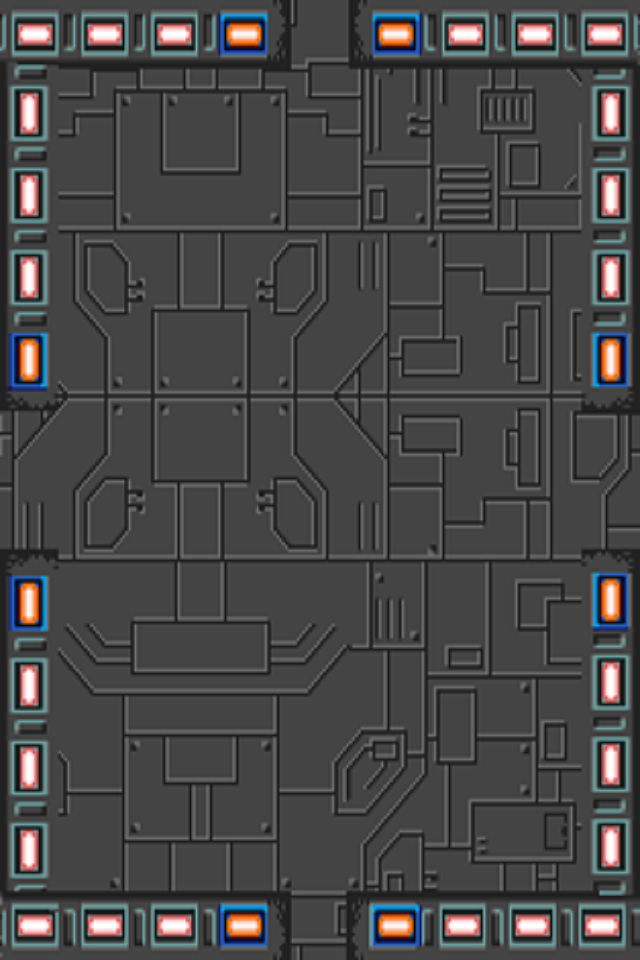

This game map was drawn from its Tiled (.tmx) file and the tilesets committed beside it. A one-line description and the trimmed map source follow:
An orthogonal 20x30 tile map with 32x32 px tiles, 1 tile layer (块层 1).

<map version="1.0" orientation="orthogonal" width="20" height="30" tilewidth="32" tileheight="32">
 <tileset firstgid="1" name="mapBg" tilewidth="640" tileheight="960">
  <image source="mapBg.png" width="640" height="960" />
 </tileset>
 <layer name="块层 1" width="20" height="30">
  <data>[600 cells, 1 non-empty, 1 distinct tile ids]</data>
 </layer>
</map>
